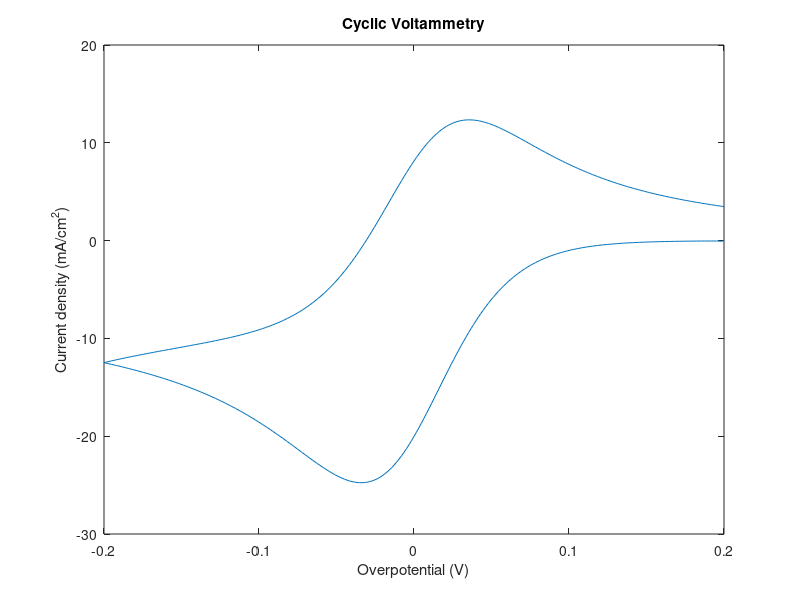

The MATLAB source for this figure:


%clear, clc, close all

%% INDEPENDENT VARIABLES %%
C      = 1.0;    % [=] mol/L, initial concentration of O. Default = 1.0
D      = 1E-5;   % [=] cm^2/s, O & R diffusion coefficient. Default = 1E-5
etai   = +0.2;   % [=] V, initial overpotential (relative to redox potential). Default = +0.2
etaf   = -0.2;   % [=] V, final overpotential (relative to redox potential). Default = -0.2
v      = 1E-3;   % [=] V/s, sweep rate. Default = 1E-3
n      = 1.0;    % [=] number of electrons transfered. Default = 1
alpha  = 0.5;    % [=] dimensionless charge-transfer coefficient. Default = 0.5
k0     = 1E-2;   % [=] cm/s, electrochemical rate constant. Default = 1E-2
kc     = 1E-3;   % [=] 1/s, chemical rate constant. Default = 1E-3
T      = 298.15; % [=] K, temperature. Default = 298.15

%% PHYSICAL CONSTANTS %%
F      = 96485;   % [=] C/mol, Faraday's constant
R      = 8.3145;  % [=] J/mol-K, ideal gas constant
f      = F/(R*T); % [=] 1/V, normalized Faraday's constant at room temperature

%% SIMULATION VARIABLES %%
L      = 500;    % [=] number of iterations per t_k (pg 790). Default = 500
DM     = 0.45;   % [=] model diffusion coefficient (pg 788). Default = 0.45

%% DERIVED CONSTANTS %%
tk  = 2*(etai-etaf)/v;    % [=] s, characteristic exp. time (pg 790). In this case, total time of fwd and rev scans
Dt  = tk/L;               % [=] s, delta time (Eqn B.1.10, pg 790)
Dx  = sqrt(D*Dt/DM);      % [=] cm, delta x (Eqn B.1.13, pg 791)
j   = ceil(4.2*L^0.5)+5;  % number of boxes (pg 792-793). If L~200, j=65

%% REVERSIBILITY PARAMETERS %%
ktk    = kc*tk;              % dimensionless kinetic parameter (Eqn B.3.7, pg 797)
km     = ktk/L;              % normalized dimensionless kinetic parameter (see bottom of pg 797)
Lambda = k0/(D*f*v)^0.5;     % dimensionless reversibility parameter (Eqn 6.4.4, pg. 236-239)

%% CHEMICAL REVERSIBILITY WARNING %%
if km>0.1
    warning(['k_c*t_k/l equals ' num2str(km) ...
        ', which exceeds the upper limit of 0.1 (see B&F, pg 797)'])
end

%% PRE-INITIALIZATION %%
C = C / 1000;           % Convert C from mol/L to mol/cm3
k = 0:L;                % time index vector
t = Dt * k;             % time vector
eta1 = etai - v*t;      % overpotential vector, negative scan
eta2 = etaf + v*t;      % overpotential vector, positive scan
eta = [eta1(eta1>etaf) eta2(eta2<=etai)]'; % overpotential scan, both directions
Enorm = eta*f;          % normalized overpotential
kf = k0.*exp(  -alpha *n*Enorm); % [=] cm/s, fwd rate constant (pg 799)
kb = k0.*exp((1-alpha)*n*Enorm); % [=] cm/s, rev rate constant (pg 799)

O = C*ones(L+1,j); % [=] mol/cm^3, concentration of O
R = zeros(L+1,j);  % [=] mol/cm^3, concentration of R
JO = zeros(1,L+1); % [=] mol/cm^2-s, flux of O at the surface

%% START SIMULATION %%
% i1 = time index. i2 = distance index
for i1 = 1:L
    % Update bulk concentrations of O and R
    for i2 = 2:j-1
        O(i1+1,i2) = O(i1,i2) + DM*(O(i1,i2+1)+O(i1,i2-1)-2*O(i1,i2));

        R(i1+1,i2) = R(i1,i2) + DM*(R(i1,i2+1)+R(i1,i2-1)-2*R(i1,i2)) - km * R(i1,i2);
    end

    % Update flux
    JO(i1+1)   = ( kf(i1+1).*O(i1+1,2) - kb(i1+1).*R(i1+1,2) ) ./ (1 + Dx/D*(kf(i1+1) + kb(i1+1)) );

    % Update surface concentrations
    O(i1+1,1) = O(i1+1,2) - JO(i1+1)*(Dx/D);
    R(i1+1,1) = R(i1+1,2) + JO(i1+1)*(Dx/D) - km*R(i1+1,1);
end

% Calculate current density, Z, from flux of O
Z = -n.*F.*JO * 1000; % [=] A/cm^2 -> mA/cm^2, current density

%% PLOT RESULTS %%
% Sometimes length(eta) = length(Z) + 1. If this is the case, truncate last value
if length(eta) > length(Z)
    eta = eta(1:end-1);
end

plot(eta,Z)
xlabel('Overpotential (V)'), ylabel('Current density (mA/cm^2)')
title('Cyclic Voltammetry');
